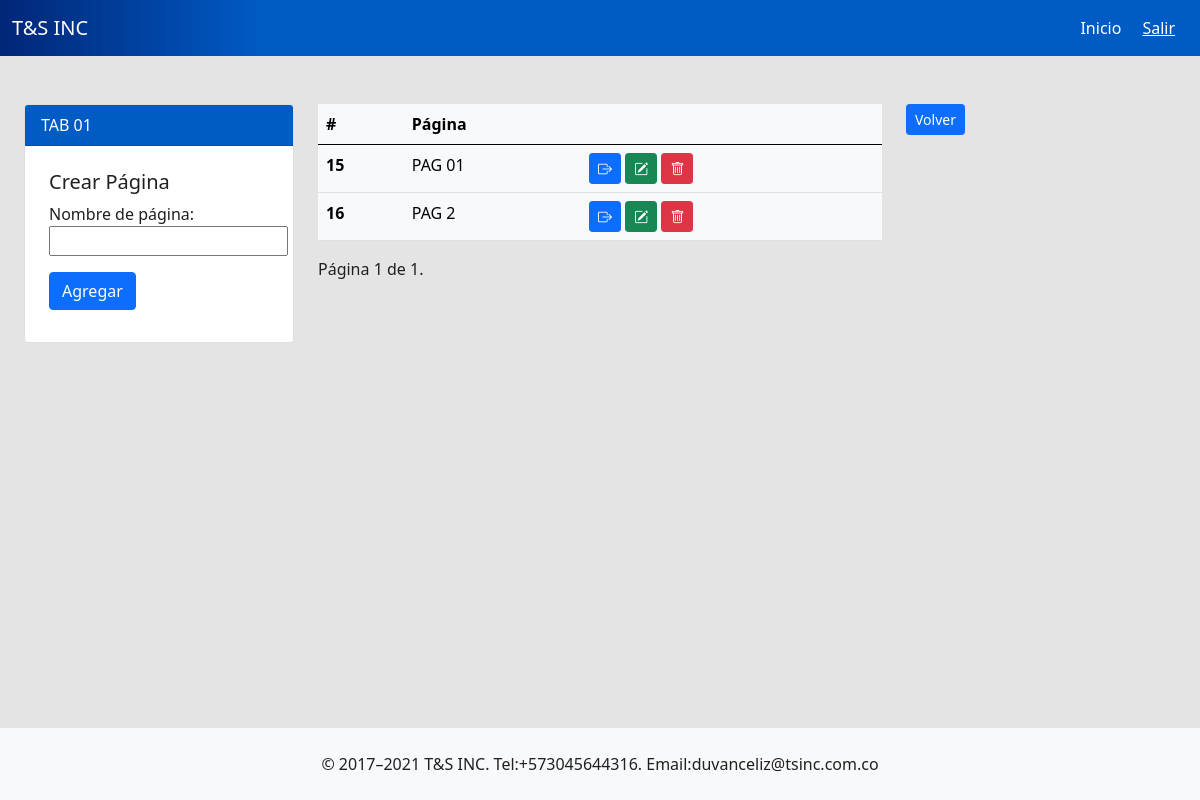
Page /createpage/4/ (signed in) on the earlier database version.
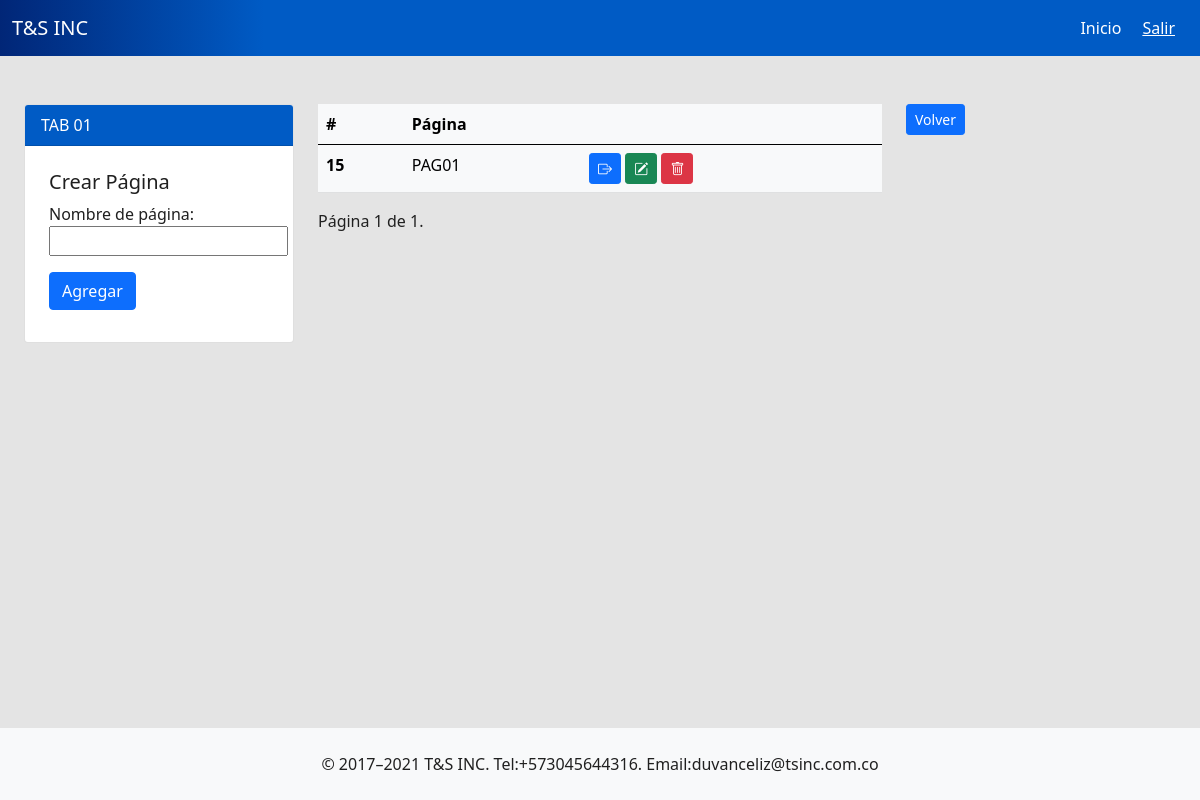
Same page on the later database version.
### tsinc/models.py (models this page shows, shortened)
class Dasboard(models.Model):
    name = models.CharField(max_length=200, default=None)
    quantity = models.IntegerField(default=0)
    tab = models.ForeignKey(Tabs, on_delete=models.CASCADE, related_name='dashboards',null=True,blank=True)

### tsinc/views.py (the view)
# urls.py: path('createpage/<int:id>/', views.create_page, name='create_page'),
@login_required
def create_page(request,id):
    if request.method == 'GET':
        tab = get_object_or_404(Tabs,id=id)
        pages_tab = tab.dashboards.all()
        paginator = Paginator(pages_tab, 5)
        page_number = request.GET.get('page')
        page_obj = paginator.get_page(page_number)
        return render(request, 'createpage.html',{'page_obj': page_obj, 'form':CreatePage(), 'tab':tab})
    else:
        tab = Tabs.objects.get(id=id)
        Dasboard.objects.create(name = request.POST['name'], tab=tab)
        return redirect(f'/createpage/{id}/')

### tsinc/forms.py
class CreatePage(forms.Form):
    name = forms.CharField(label="Nombre de página", max_length=100)

### tsinc/templates/createpage.html (shortened to what this page needs)
{% extends 'layout.html' %} {% block body %}
<div class="container">
    <div class="row">
        <div class="col-md-3 mb-2">
        <div class="card">
          <div class="card-header text-white" style="background: #005bc5;">
            <span class="fs-6 fw_light">
                {{tab.tab_name}}
            </span>
          </div>
          <div class="card-body p-4">
            <h5>Crear Página</h5>
            {% include 'components/form.html' %}
          </div>
        </div>
        </div>
      <div class="col-md-6">
        <table class="table table-hover table-light">
          <thead>
            <tr>
              <th scope="col">#</th>
              <th scope="col">Página</th>
              <th scope="col"></th>
            </tr>
          </thead>
          <tbody>
            <tr>
              {% for page in page_obj %}
                <th scope="row">{{page.id}}</th>
              <td>{{page.name}}</td>
              <td>
                <a class="btn btn-primary btn-sm" href="{% url 'dashboard' page.id %}" data-bs-toggle="tooltip" data-bs-placement="top" title="Entrar a la dashboard"> <i class="bi bi-box-arrow-right"></i></a>
                <a class="btn btn-success btn-sm" href="/editpage/?id={{page.id}}" data-bs-toggle="tooltip" data-bs-placement="top" title="Editar parametros de página"><i class="bi bi-pencil-square"></i></a>
                <a class="btn btn-danger btn-sm" href="{% url 'delete_page' page.id %}" data-bs-toggle="tooltip" data-bs-placement="top" title="Borrar página" onclick="return verificar()"> <i class="bi bi-trash"></i> </a>
              </td>
            </tr>
            {%endfor%}
          </tbody>
        </table>
        <div class="pagination">
          <span class="step-links">
              <span class="current">
                  Página {{ page_obj.number }} de {{ page_obj.paginator.num_pages }}.
              </span>
          </span>
      </div>
      </div>
      <div class="col-md-3">
          <a href="{% url 'tabs' tab.project.id %}" class=" btn btn-primary btn-sm">Volver</a>
      </div>
    </div>
  </div>
{% endblock %}

Differences in the rows shown:
removed Dasboard: id "16", name "PAG 2"
changed Dasboard id 15: name "PAG 01" → "PAG01"
